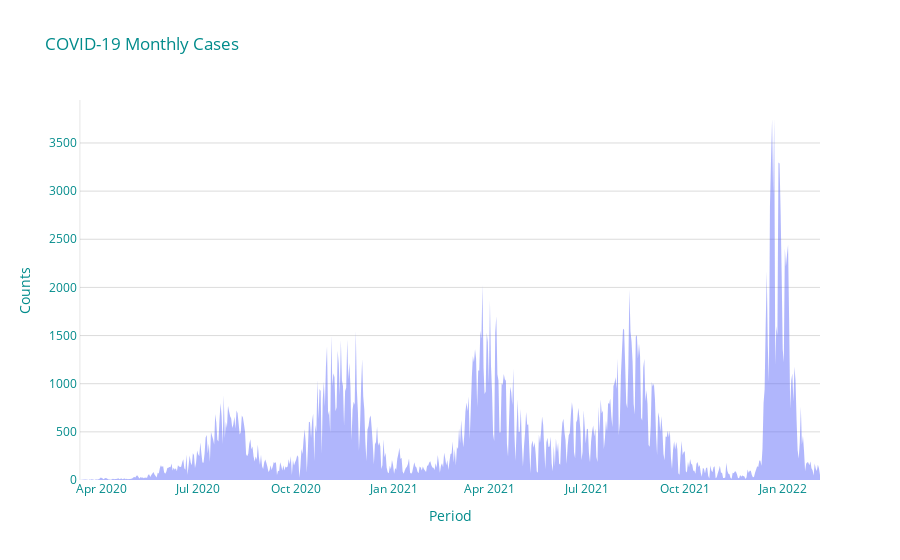

Here is the notebook cell this chart was saved with:
### Code cell
from plotly.graph_objects import Layout
layout = Layout(plot_bgcolor="rgba(0,0,0,0)")
fig = go.Figure(layout=layout)
fig.add_trace(go.Scatter( x = covid_daily_data["Date"],  y = covid_daily_data["Reported_Cases"],mode='none',
                            fill = 'tozeroy', marker = dict(color = "#A3A3A3")))
fig.update_layout(title = "COVID-19 Monthly Cases", font_color = "darkcyan")
fig.update_yaxes(title =  "Counts", showline=True, linewidth = 0.2, linecolor = "gray", gridcolor = "gainsboro")
fig.update_xaxes(title = "Period", showgrid=False)
fig.show()

### Figure 1 — Plotly figure (JSON) as saved in the notebook; plotly's stock layout.template omitted (floating-point values rounded to 4 significant figures; data arrays with more than 128 entries replaced by an {"elided": "..."} marker saying what was removed)
{"data": [{"fill": "tozeroy", "marker": {"color": "#A3A3A3"}, "mode": "none", "type": "scatter", "x": {"elided": "692 str values"}, "y": {"elided": "692 int values"}}], "layout": {"font": {"color": "darkcyan"}, "plot_bgcolor": "rgba(0,0,0,0)", "title": {"text": "COVID-19 Monthly Cases"}, "xaxis": {"showgrid": false, "title": {"text": "Period"}}, "yaxis": {"gridcolor": "gainsboro", "linecolor": "gray", "linewidth": 0.2, "showline": true, "title": {"text": "Counts"}}}}
